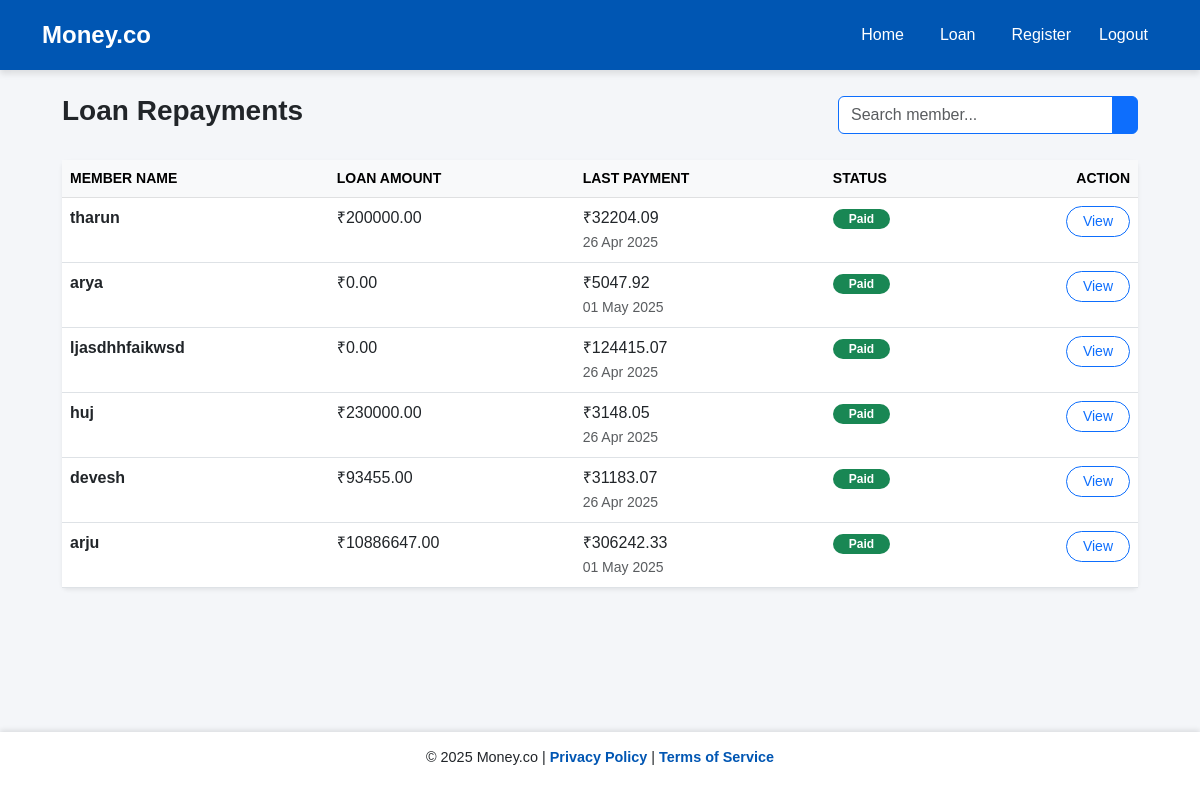
Page /repayments/ on the committed database.
### moneyapp/models.py (models this page shows, shortened)
class Member(models.Model):
    ROLE_CHOICES = [
        ('Teaching', 'Teaching Staff'),
        ('Non-Teaching', 'Non-Teaching Staff'),
    ]
    name = models.CharField(max_length=100)
    member_id = models.CharField(max_length=50, unique=True)
    department = models.CharField(max_length=100, blank=True)
    designation = models.CharField(max_length=100, blank=True)
    mob = models.BigIntegerField()
    email = models.EmailField()
    dob = models.DateField()
    doj = models.DateField()
    doj_service = models.DateField()
    maximum_period = models.IntegerField()
    max_loan_amount = models.DecimalField(max_digits=10, decimal_places=2)
    city = models.CharField(max_length=100)
    pincode = models.CharField(max_length=10)
    role = models.CharField(max_length=20, choices=ROLE_CHOICES, default='Non-Teaching')
    has_loan = models.BooleanField(default=False)

class LoanRepayment(models.Model):
    member = models.ForeignKey(Member, on_delete=models.CASCADE)
    interest_paid = models.DecimalField(max_digits=10, decimal_places=2)
    principal_paid = models.DecimalField(max_digits=10, decimal_places=2)
    total_payment = models.DecimalField(max_digits=10, decimal_places=2)
    repayment_date = models.DateField(auto_now_add=False)

### moneyapp/views.py (the view)
# urls.py: path('repayments/', views.repayments, name='repayment_loanee_list'),
def repayments(request):
    loanees = Member.objects.filter(loanrepayment__isnull=False).distinct()
    return render(request, 'repayment_loanee_list.html', {'loanees': loanees})

### moneyapp/templates/repayment_loanee_list.html (shortened to what this page needs)
{% extends 'base.html' %}
{% load static %}
{% block content %}
<div class="container mt-4" style="max-width: 1100px;">
    <div class="d-flex justify-content-between align-items-center mb-4">
        <h3 class="text-dark fw-bold">Loan Repayments</h3>
        <div class="input-group" style="width: 300px;">
            <input type="text" class="form-control border-primary" placeholder="Search member..." id="searchInput">
            <button class="btn btn-primary" type="button" id="searchButton">
            </button>
        </div>
    </div>
    <div class="card shadow-sm border-0">
        <div class="card-body p-0">
            <div class="table-responsive">
                <table class="table table-hover mb-0" id="repaymentTable">
                    <thead class="table-light text-uppercase small text-muted">
                        <tr>
                            <th>Member Name</th>
                            <th>Loan Amount</th>
                            <th>Last Payment</th>
                            <th>Status</th>
                            <th class="text-end">Action</th>
                        </tr>
                    </thead>
                    <tbody>
                        {% for loanee in loanees %}
                        <tr>
                            <td class="fw-semibold">{{ loanee.name }}</td>
                            <td>₹{{ loanee.max_loan_amount|floatformat:2 }}</td>
                            <td>
                                {% with last=loanee.loanrepayment_set.last %}
                                    {% if last %}
                                        ₹{{ last.total_payment }}<br>
                                        <small class="text-muted">{{ last.repayment_date|date:"d M Y" }}</small>
                                    {% else %}
                                        <span class="text-muted">No payment yet</span>
                                    {% endif %}
                                {% endwith %}
                            </td>
                            <td>
                                {% if loanee.loanrepayment_set.last %}
                                    <span class="badge bg-success text-white px-3 py-1 rounded-pill">Paid</span>
                                {% else %}
                                    <span class="badge bg-warning text-dark px-3 py-1 rounded-pill">Pending</span>
                                {% endif %}
                            </td>
                            <td class="text-end">
                                <a href="{% url 'repayment_detail' loanee.id %}" class="btn btn-outline-primary btn-sm rounded-pill px-3">
                                    View
                                </a>
                            </td>
                        </tr>
                        {% endfor %}
                    </tbody>
                </table>
            </div>
        </div>
    </div>
</div>
{% endblock %}

### moneyapp/templates/base.html (style rules this page uses)
body { background-color: #f4f6f9; font-family: 'Arial', sans-serif; padding-bottom: 80px; }

### rows in the picture
Member: name "tharun", max_loan_amount "200000.00", loanrepayment_set.last.total_payment "32204.09", loanrepayment_set.last.repayment_date "26 Apr 2025", shows "Paid"
Member: name "arya", max_loan_amount "0.00", loanrepayment_set.last.total_payment "5047.92", loanrepayment_set.last.repayment_date "01 May 2025", shows "Paid"
Member: name "ljasdhhfaikwsd", max_loan_amount "0.00", loanrepayment_set.last.total_payment "124415.07", loanrepayment_set.last.repayment_date "26 Apr 2025", shows "Paid"
Member: name "huj", max_loan_amount "230000.00", loanrepayment_set.last.total_payment "3148.05", loanrepayment_set.last.repayment_date "26 Apr 2025", shows "Paid"
Member: name "devesh", max_loan_amount "93455.00", loanrepayment_set.last.total_payment "31183.07", loanrepayment_set.last.repayment_date "26 Apr 2025", shows "Paid"
Member: name "arju", max_loan_amount "10886647.00", loanrepayment_set.last.total_payment "306242.33", loanrepayment_set.last.repayment_date "01 May 2025", shows "Paid"
